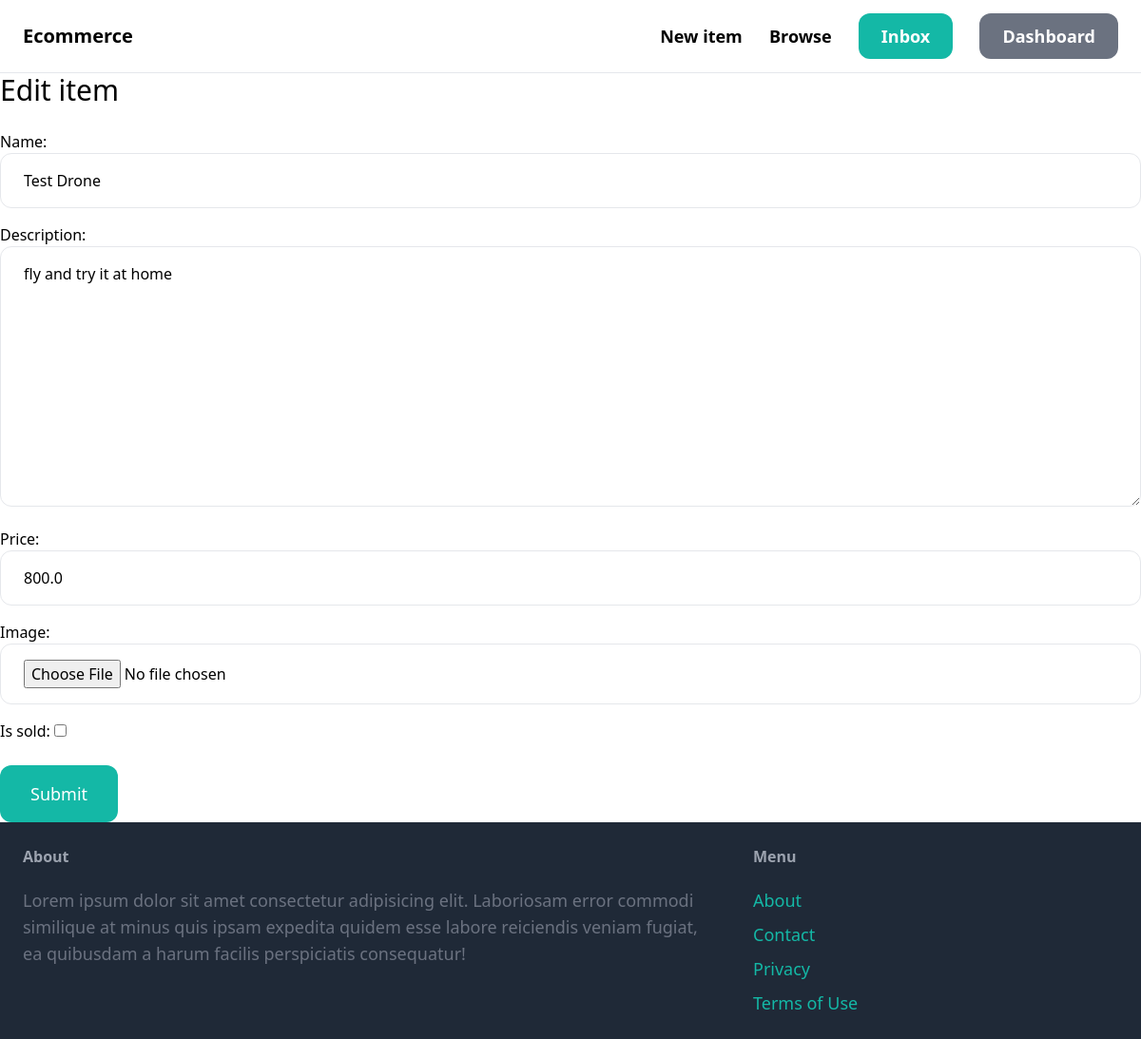
The page /items/5/edit/ (signed in) on the database as committed earlier.
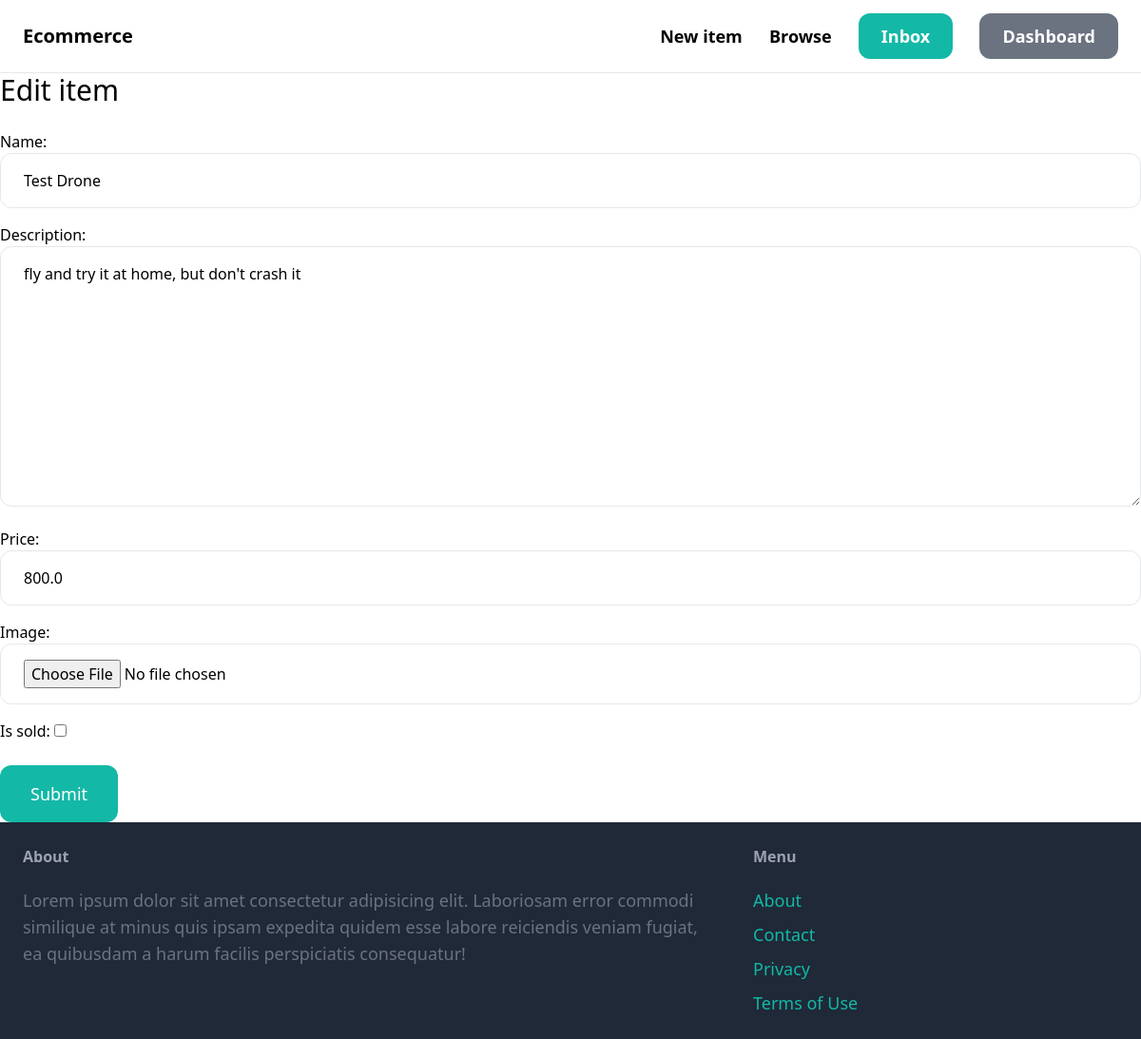
The same page on the database as committed later.
### item/models.py (models this page shows, shortened)
class  Item(models.Model):
    category = models.ForeignKey(Category, related_name='items', on_delete=models.CASCADE)
    name = models.CharField(max_length=255)
    description = models.TextField(blank=True, null=True)
    price = models.FloatField()
    image = models.ImageField(upload_to='item_images', blank=True, null=True)
    is_sold = models.BooleanField(default=False)
    created_by = models.ForeignKey(User, related_name='items', on_delete=models.CASCADE)
    created_at = models.DateTimeField(auto_now_add=True)

### item/views.py (the view)
# urls.py: path('<int:pk>/edit/', views.edit, name='edit'),
@login_required
def edit(request, pk):
    item = get_object_or_404(Item, pk=pk, created_by=request.user)
    if request.method == 'POST':
        form = EditItemForm(request.POST, request.FILES, instance=item)
        if form.is_valid():
            form.save()
            return redirect('item:detail', pk=item.id)
    else:
        form = EditItemForm(instance=item)
    return render(request, 'item/form.html', {
        'form': form,
        'title': 'Edit item'
    })

### item/forms.py
class EditItemForm(forms.ModelForm):
    class Meta:
        model = Item
        fields = ('name', 'description', 'price', 'image', 'is_sold')
        widgets = {
            'name': forms.TextInput(attrs={
                'class': INPUT_CLASSES
            }),
            'description': forms.Textarea(attrs={
                'class': INPUT_CLASSES
            }),
            'price': forms.TextInput(attrs={
                'class': INPUT_CLASSES
            }),
            'image': forms.FileInput(attrs={
                'class': INPUT_CLASSES
            })
        }

### item/templates/item/form.html (shortened to what this page needs)
{% extends 'core/base.html' %}
{% block content %}
<h1 class="mb-6 text-3xl">{{ title }}</h1>
<form method="post" action="." enctype="multipart/form-data">
    <div class="space-y-4">
        {{ form.as_p }}
    </div>
    <button class="mt-6 py-4 px-8 text-lg bg-teal-500 hover:bg-teal-700 rounded-xl text-white">Submit</button>
</form>
{% endblock %}

### core/templates/core/base.html (shortened to what this page needs)
<!DOCTYPE html>
<html lang="en">
  <head>
    <script src="https://cdn.tailwindcss.com"></script>
  </head>
  <body>
    <nav class="py-6 px-6 flex justify-between items-center border-b border-gray-200">
        <a href="/" class="text-xl font-semibold">Ecommerce</a>
        <div class="space-x-6">
            <a href="{% url 'item:new' %}" class="text-lg font-semibold hover:text-gray-500">New item</a>
            <a href="{% url 'item:items' %}" class="text-lg font-semibold hover:text-gray-500">Browse</a>
            {% if request.user.is_authenticated %}
              <a href="{% url 'conversation:inbox' %}" class="px-6 py-3 text-lg font-semibold bg-teal-500 text-white rounded-xl hover:bg-teal-700">Inbox</a>
              <a href="{% url 'dashboard:index' %}" class="px-6 py-3 text-lg font-semibold bg-gray-500 text-white rounded-xl hover:bg-gray-700">Dashboard</a>
            {% else %}
              <a href="{% url 'core:signup' %}" class="px-6 py-3 text-lg font-semibold bg-teal-500 text-white rounded-xl hover:bg-teal-700">Sign up</a>
              <a href="{% url 'core:login' %}" class="px-6 py-3 text-lg font-semibold bg-gray-500 text-white rounded-xl hover:bg-gray-700">Login</a>
            {% endif %}
        </div>
    </nav>
    <div class="" px-6 py-6>
      {% block content %}
      {% endblock %}
    </div>
    <footer class="py-6 px-6 flex justify-between bg-gray-800">
        <div class="w-2/3 pr-10">
            <h3 class="mb-5 font-semibold text-gray-400">About</h3>
            <p class="text-lg text-gray-500">Lorem ipsum dolor sit amet consectetur adipisicing elit. Laboriosam error commodi similique at minus quis ipsam expedita quidem esse labore reiciendis veniam fugiat, ea quibusdam a harum facilis perspiciatis consequatur!</p>
        </div>
        <div class="w-1/3">
            <h3 class="mb-5 font-semibold text-gray-400">Menu</h3>
            <ul class="space-y-2">
                <li><a href="#" class="text-lg text-teal-500 hover:text-teal-700">About</a></li>
                <li><a href="{% url 'core:contact' %}" class="text-lg text-teal-500 hover:text-teal-700">Contact</a></li>
                <li><a href="#" class="text-lg text-teal-500 hover:text-teal-700">Privacy</a></li>
                <li><a href="#" class="text-lg text-teal-500 hover:text-teal-700">Terms of Use</a></li>
            </ul>
        </div>
    </footer>
  </body>
</html>

Rows that differ between the two databases and show on the page:
changed Item "Test Drone": description "fly and try it at home" → "fly and try it at home, but don't crash it"
